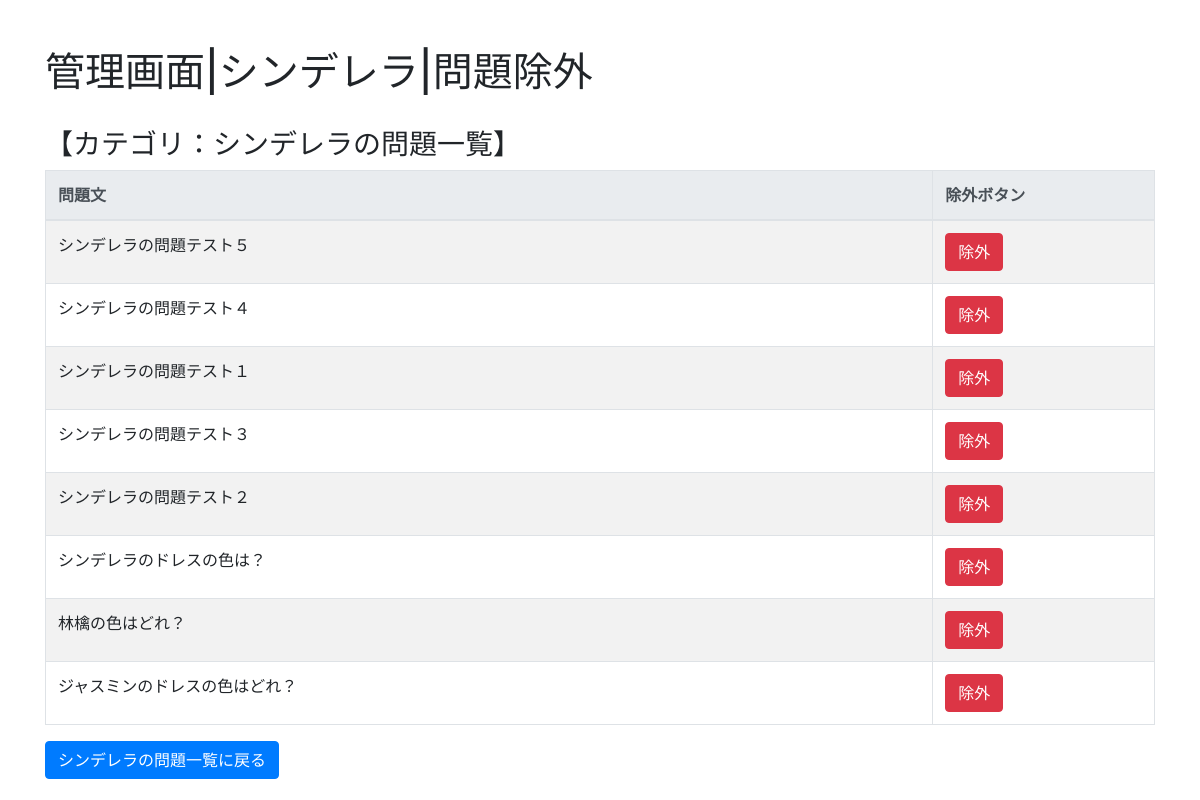
The page /edit/question/exclusion/1 on the database its author committed.
### question/models.py (models this page shows, shortened)
class Category(models.Model):
    name = models.CharField('カテゴリ名称', max_length=512, blank=False)
    category_no = models.PositiveSmallIntegerField(verbose_name='カテゴリNo.', default=1)
    CategoryGroup = models.ForeignKey(CategoryGroup, on_delete=models.CASCADE, default=set_default_cateory_group)
    img = models.ImageField(verbose_name='画像', upload_to='images/', null=True)

class Question(models.Model):
    body = models.CharField('本文（漢字）', max_length=1024)
    body_kana = models.CharField('本文（ひらがな）', max_length=1024, default="")
    Category = models.ManyToManyField(Category)
    question_no = models.PositiveSmallIntegerField(verbose_name='問題No.', default=0)
    answer_choice_no = models.PositiveSmallIntegerField(verbose_name='正解No.', default=1)
    ok_comment = models.CharField('解説（正解の場合）', max_length=1024, default="")
    ng_comment = models.CharField('解説（不正解の場合）', max_length=1024, default="")
    question_disp_type = models.ForeignKey(QuestionDispType, on_delete=models.SET_DEFAULT, default=set_default_disp_type)
    choice_type = models.CharField('選択肢のタイプ', max_length=1024, default="text")

class ImageQuestion(models.Model):
    body = models.CharField('本文（漢字）', max_length=1024)
    body_kana = models.CharField('本文（ひらがな）', max_length=1024, default="")
    Category = models.ManyToManyField(Category)
    question_no = models.PositiveSmallIntegerField(verbose_name='問題No.', default=0)
    answer_choice_no = models.PositiveSmallIntegerField(verbose_name='正解No.', default=1)
    ok_comment = models.CharField('解説（正解の場合）', max_length=1024, default="")
    ng_comment = models.CharField('解説（不正解の場合）', max_length=1024, default="")
    wrap_back_num = models.PositiveSmallIntegerField(verbose_name='1行の最大の選択肢数.', default=3)
    choice_type = models.CharField('選択肢のタイプ', max_length=1024, default="img")

### edit/views.py (the view, shortened to what this page needs)
# urls.py: path('question/exclusion/<int:category_id>', views.QuestionExclusionView.as_view(), name='question_exclusion'),
class QuestionExclusionView(TemplateView):
    template_name = 'question/question_exclusion.html'
    def get_context_data(self, **kwargs):
        context = super().get_context_data(**kwargs)
        category = Category.objects.get(pk=self.kwargs.get('category_id'))
        context['category'] = category
        context['question_list'] = category.question_set.all()
        context['imagequestion_list'] = category.imagequestion_set.all()
        context['exclusion_result'] = self.kwargs.get('exclusion_result')
        return context

### edit/templates/question/question_exclusion.html (shortened to what this page needs)
{% extends 'question/base.html' %}
{% block page_title %}管理画面|{{ category.name }}|問題除外{% endblock %}
{% block content %}
<div class="container">
    <div class="row">
      <div class="col-12">
        <br>
        <h3>【カテゴリ：{{ category.name }}の問題一覧】</h3>
        <table class="table table-bordered table-striped">
            <thead class="thead-light">
                <tr class="question">
                  <th style="width:80%">問題文</th>
                  <th style="width:20%">除外ボタン</th>
                </tr>
            </thead>
            {% for question in question_list %}
            <tr class="question_tr">
                <td>{{ question.body }}</td>
                <td>
                  <form class="action_form" action="{% url 'question_exclusion' category.pk %}" method="post">
                    <input type="submit" class="btn btn-danger" value="除外"></a>
                  </form>
                </td>
            </tr>
            {% endfor %}
            {% for question in imagequestion_list %}
            <tr class="question_tr">
              <td>{{ question.body }}</td>
              <td>
                <form class="action_form" action="{% url 'question_exclusion' category.pk %}" method="post">
                  <input type="submit" class="btn btn-danger" value="除外"></a>
                </form>
              </td>
          </tr>
            {% endfor %}
        </table>
      </div>
    </div>
    <div class="row">
        <div class="col-12">
          <a class="btn btn-primary" href="{% url 'category_question_list' category.pk %}" role="button">{{ category.name }}の問題一覧に戻る</a>
        </div>
      </div>
</div>
{% endblock %}

### rows shown on the page
Category: name "シンデレラ"
Question: body "シンデレラの問題テスト５"
Question: body "シンデレラの問題テスト４"
Question: body "シンデレラの問題テスト１"
Question: body "シンデレラの問題テスト３"
Question: body "シンデレラの問題テスト２"
Question: body "シンデレラのドレスの色は？"
Question: body "林檎の色はどれ？"
ImageQuestion: body "ジャスミンのドレスの色はどれ？"
